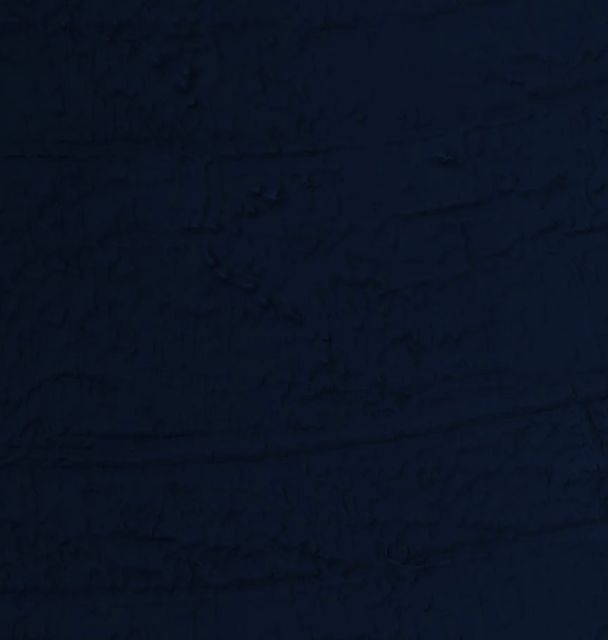
#> input picture data/terrain/c00.jpg, 608 x 640 px, given in place of bluemarble_ng_z6_x27-42_y24-39.jpg, which was not available; the run also reads 1 picture not shown here
$ python continent3.py
#> lines starting #> are read from the running program, lines starting #| are printed output that depends on the picture; pictures that were not available may be replaced by others from this repository, and a replacement may not be noted
import numpy as np, json, base64, io
from PIL import Image
from scipy.ndimage import map_coordinates, gaussian_filter
Image.MAX_IMAGE_PIXELS=None
SRC="/mnt/user-data/uploads/Downloads"; OUT="/home/claude/tex3"
def merc_px(lon, lat, z, x0, y0):
    n=2**z*256; px=(lon+180)/360*n-x0*256
    lr=np.radians(np.clip(lat,-85,85)); py=(1-np.arcsinh(np.tan(lr))/np.pi)/2*n-y0*256; return px,py
CB=[-28.125, 56.25, -40.97, 40.97]   # lon0, lon1, lat0, lat1 of the z6 tile block
PPD=36
W,H=int((CB[1]-CB[0])*PPD), int((CB[3]-CB[2])*PPD)
lons=CB[0]+(np.arange(W)+0.5)/PPD; lats=CB[3]-(np.arange(H)+0.5)/PPD
LON,LAT=np.meshgrid(lons,lats)
px,py=merc_px(LON,LAT,6,27,24)
def bake(name, out, grade):
#> called with name = 'bluemarble_ng_z6_x27-42_y24-39.jpg', out = 'bluemarble.jpg'
    a=np.asarray(Image.open(f"{SRC}/{name}").convert("RGB")).astype(np.float32)/255
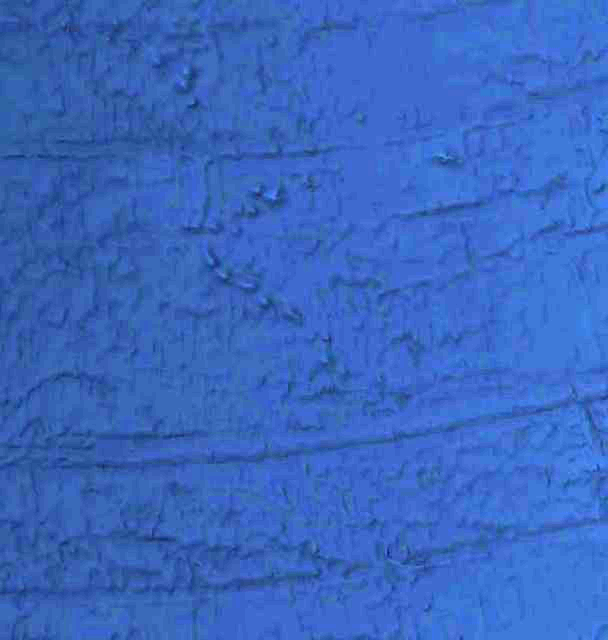
#> a: shape (640, 608, 3) float32; mean R, G, B 0.0423, 0.076, 0.142; drawn with min black and max white
    rgb=np.stack([map_coordinates(a[...,c],[py,px],order=1,mode='nearest') for c in range(3)],-1)
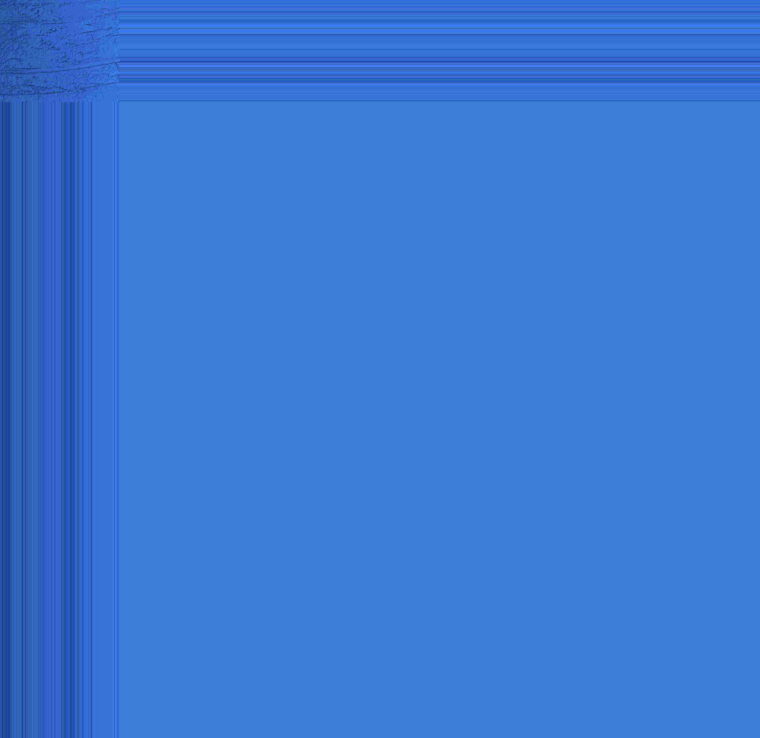
#> rgb: shape (2949, 3037, 3) float32 (shown at 1/4 size); mean R, G, B 0.052, 0.0992, 0.154; drawn with min black and max white
    rgb=grade(rgb)
    m=np.minimum.reduce([(LON-CB[0])/(CB[1]-CB[0]),(CB[1]-LON)/(CB[1]-CB[0]),(LAT-CB[2])/(CB[3]-CB[2]),(CB[3]-LAT)/(CB[3]-CB[2])])
    e=np.clip(m/0.09,0,1)[...,None]; e=e*e*(3-2*e); rgb=rgb*e+np.array([0.02,0.031,0.039])*(1-e)
#> after `rgb = rgb * e + np.array([0.02, 0.031, 0.039]) * (1 - e)`:
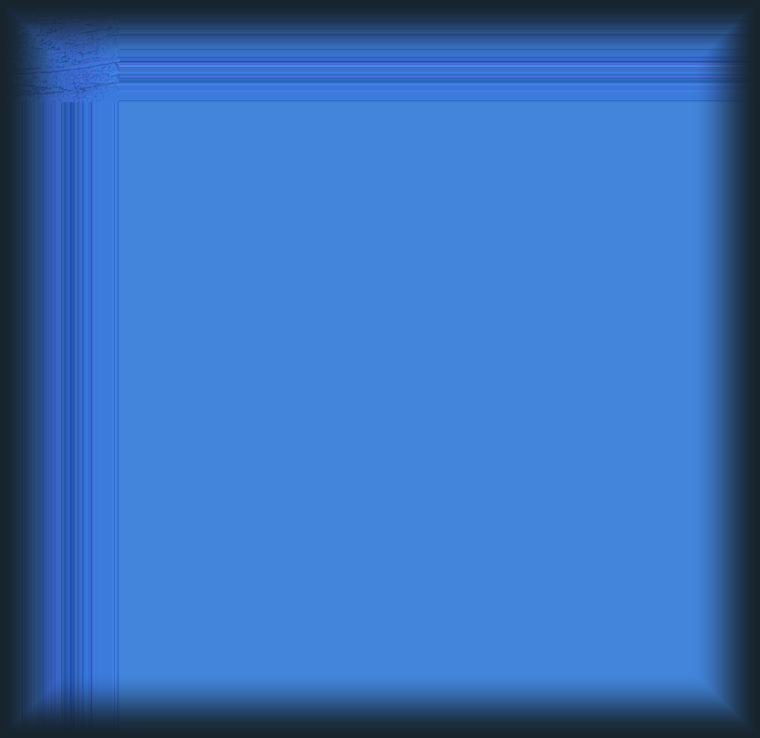
#> rgb: shape (2949, 3037, 3) float64 (shown at 1/4 size); mean R, G, B 0.0489, 0.0972, 0.161; drawn with min black and max white
    buf=io.BytesIO(); Image.fromarray((np.clip(rgb,0,1)*255).astype(np.uint8)).save(buf,"JPEG",quality=84,optimize=True,progressive=True)
    open(f"{OUT}/{out}","wb").write(buf.getvalue()); print(out,(W,H),len(buf.getvalue())//1024,"KB")
bake("bluemarble_ng_z6_x27-42_y24-39.jpg","bluemarble.jpg", lambda c: np.power(np.clip((c-0.01)*1.08,0,1),0.92))
bake("blackmarble_viirs_z6_x27-42_y24-39.jpg","blackmarble.jpg", lambda c: np.clip(c*1.15,0,1))
#> call 2 of bake, with name = 'blackmarble_viirs_z6_x27-42_y24-39.jpg', out = 'blackmarble.jpg'
#> in bake (call 2), `rgb=np.stack([map_coordinates(a[...,c],[py,px],order=1,mode='nearest')..`:
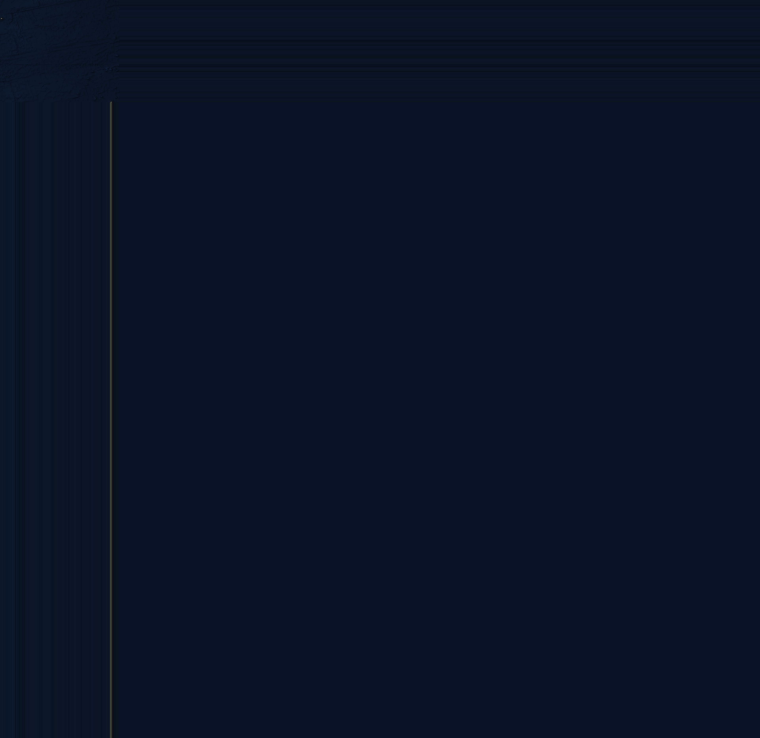
#> rgb: shape (2949, 3037, 3) float32 (shown at 1/4 size); mean R, G, B 0.0409, 0.0701, 0.137
#> in bake (call 2), `rgb = rgb * e + np.array([0.02, 0.031, 0.039]) * (1 - e)`:
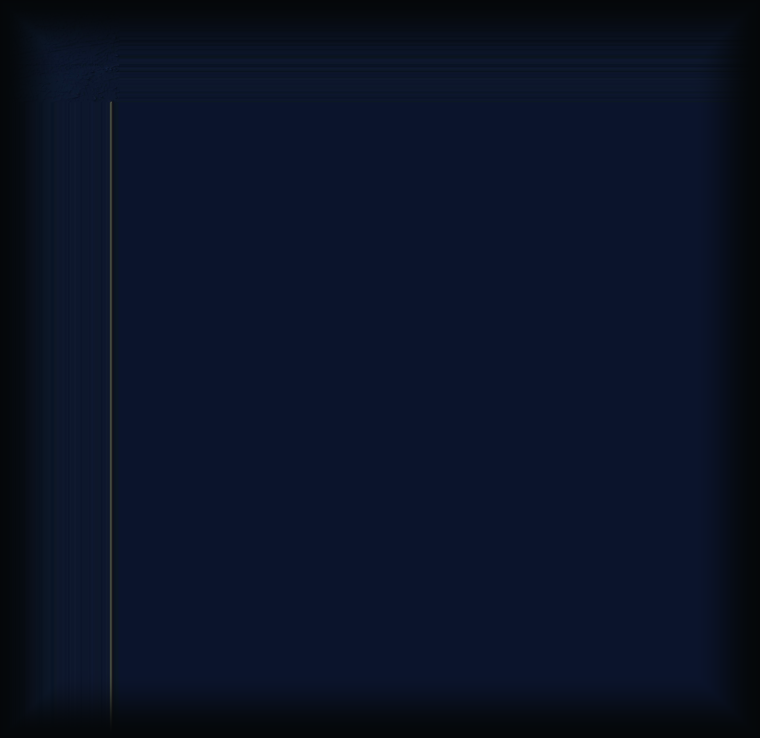
#> rgb: shape (2949, 3037, 3) float64 (shown at 1/4 size); mean R, G, B 0.0423, 0.0745, 0.151
# continent heights at 0.25 deg
t=np.asarray(Image.open(f"{SRC}/terrarium_z5_x13-21_y12-19.png").convert("RGB")).astype(np.float32)
E=t[...,0]*256+t[...,1]+t[...,2]/256-32768
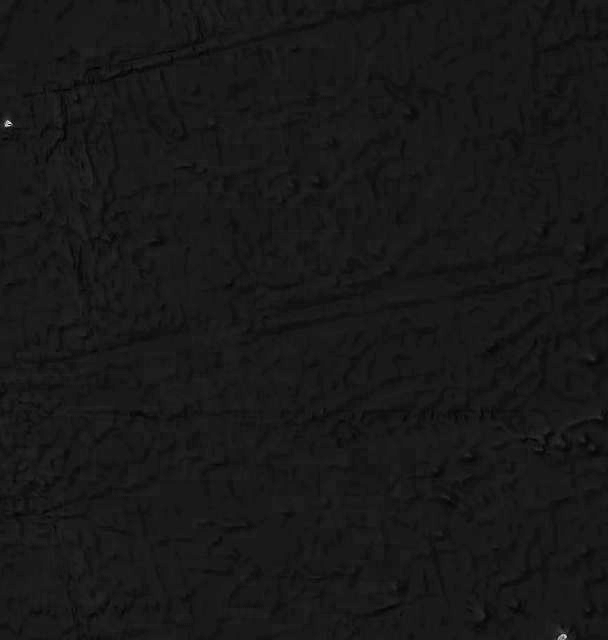
#> E: shape (640, 608) float32; min -32766, max -1411.5, mean -29792.8; drawn with min black and max white
GP=4.0; HW,HH=int((CB[1]-CB[0])*GP)+1, int((CB[3]-CB[2])*GP)+1
lo=CB[0]+np.arange(HW)/GP; la=CB[3]-np.arange(HH)/GP; LO,LA=np.meshgrid(lo,la)
qx,qy=merc_px(LO,LA,5,13,12)
e=map_coordinates(E,[qy,qx],order=1,mode='nearest'); e=gaussian_filter(np.clip(e,0,6375),0.8)
#> after `e = map_coordinates(E, [qy, qx], order=1, mode='nearest')`:
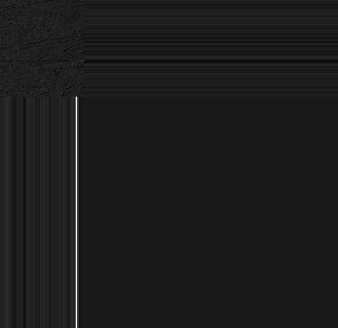
#> e: shape (328, 338) float32; min -31827.5, max -15503.5, mean -30003.1; drawn with min black and max white
#> after `e = gaussian_filter(np.clip(e, 0, 6375), 0.8)`: e: shape (328, 338) float32; every value is 0
open(f"{OUT}/cont_height.b64","w").write(base64.b64encode((e/25).astype(np.uint8).tobytes()).decode())
json.dump({"bounds":CB,"grid":[HW,HH],"gp":GP,"hscale":25}, open(f"{OUT}/cont_dims.json","w"))
print("cont grid",(HW,HH))
